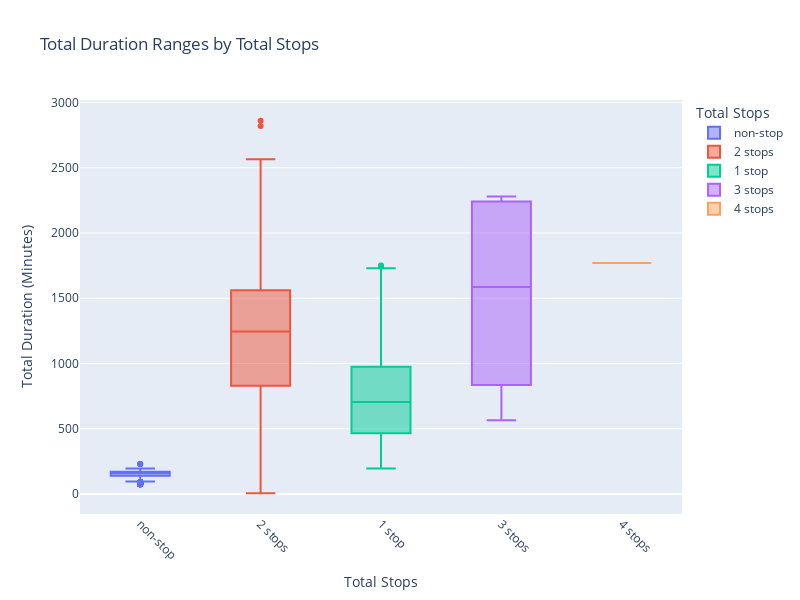

This figure's notebook cell:
### Markdown cell above
### Inference: Total Duration (Minutes) Ranges by Airline

#### Observation:
- **IndiGo**:
  - Focuses on domestic and regional routes, offering shorter and more consistent flight durations.
  - Has the smallest range, indicating a specialization in short-haul flights.

- **Air India**:
  - Operates both domestic and international routes, resulting in a wide range of flight durations, with some exceeding 2000 minutes.
  - This variability reflects its long-haul and multi-stop flight offerings.

- **Jet Airways**:
  - Offers a broad range of flight durations, with a higher median compared to low-cost carriers.
  - Likely serves both long-haul and multi-stop routes.

- **SpiceJet**:
  - Similar to IndiGo, it focuses on regional or domestic travel, providing shorter and consistent durations.

- **Multiple Carriers**:
  - Demonstrates a wide range of durations, reflecting a mix of short-haul and long-haul operations.

- **Vistara**:
  - Features longer durations with a wide range, likely due to its international and premium service routes.

- **Air Asia**:
  - Offers moderate durations, suggesting a mix of short and medium-haul flights.

- **TruJet**:
  - Specializes in short-haul domestic flights, with the shortest and most consistent durations.

#### Insight:
- Airlines such as **IndiGo**, **SpiceJet**, and **TruJet** prioritize time-sensitive travelers by focusing on efficient short-haul services.
- Carriers like **Air India**, **Jet Airways**, and **Vistara** cater to a diverse customer base with both long-haul and premium flight options, leading to greater variability in durations.
- The wide duration ranges observed in **Multiple Carriers** reflect their flexibility in offering both short and long-haul routes to meet varying customer needs.
- Outliers in duration for airlines like **Air India** and **Jet Airways** highlight occasional extended layovers or long-haul operations.

### Code cell
fig = px.box(data, x='Total_Stops', y='Total_Duration_minutes', color='Total_Stops', 
             title='Total Duration (Minutes) Ranges by Total Stops', 
             labels={'Total_Duration_minutes': 'Total Duration (Minutes)', 'Total_Stops': 'Total Stops'})

# Update layout to make the plot bigger
fig.update_layout(
    xaxis_title='Total Stops', 
    yaxis_title='Total Duration (Minutes)', 
    xaxis_tickangle=45,  # Rotate x-axis labels for better readability
    height=600,  # Increase height
    width=800,  # Increase width
    title="Total Duration Ranges by Total Stops"
)

fig.show()

### Figure 1 — Plotly figure (JSON) as saved in the notebook; plotly's stock layout.template omitted (floating-point values rounded to 4 significant figures; data arrays with more than 128 entries replaced by an {"elided": "..."} marker saying what was removed)
{"data": [{"alignmentgroup": "True", "hovertemplate": "Total Stops=%{x}<br>Total Duration (Minutes)=%{y}<extra></extra>", "legendgroup": "non-stop", "marker": {"color": "#636efa"}, "name": "non-stop", "notched": false, "offsetgroup": "non-stop", "orientation": "v", "showlegend": true, "type": "box", "x": {"elided": "3475 str values"}, "x0": " ", "xaxis": "x", "y": {"elided": "3475 int values"}, "y0": " ", "yaxis": "y"}, {"alignmentgroup": "True", "hovertemplate": "Total Stops=%{x}<br>Total Duration (Minutes)=%{y}<extra></extra>", "legendgroup": "2 stops", "marker": {"color": "#EF553B"}, "name": "2 stops", "notched": false, "offsetgroup": "2 stops", "orientation": "v", "showlegend": true, "type": "box", "x": {"elided": "1318 str values"}, "x0": " ", "xaxis": "x", "y": {"elided": "1318 int values"}, "y0": " ", "yaxis": "y"}, {"alignmentgroup": "True", "hovertemplate": "Total Stops=%{x}<br>Total Duration (Minutes)=%{y}<extra></extra>", "legendgroup": "1 stop", "marker": {"color": "#00cc96"}, "name": "1 stop", "notched": false, "offsetgroup": "1 stop", "orientation": "v", "showlegend": true, "type": "box", "x": {"elided": "5626 str values"}, "x0": " ", "xaxis": "x", "y": {"elided": "5626 int values"}, "y0": " ", "yaxis": "y"}, {"alignmentgroup": "True", "hovertemplate": "Total Stops=%{x}<br>Total Duration (Minutes)=%{y}<extra></extra>", "legendgroup": "3 stops", "marker": {"color": "#ab63fa"}, "name": "3 stops", "notched": false, "offsetgroup": "3 stops", "orientation": "v", "showlegend": true, "type": "box", "x": ["3 stops", "3 stops", "3 stops", "3 stops", "3 stops", "3 stops", "3 stops", "3 stops", "3 stops", "3 stops", "3 stops", "3 stops", "3 stops", "3 stops", "3 stops", "3 stops", "3 stops", "3 stops", "3 stops", "3 stops", "3 stops", "3 stops", "3 stops", "3 stops", "3 stops", "3 stops", "3 stops", "3 stops", "3 stops", "3 stops", "3 stops", "3 stops", "3 stops", "3 stops", "3 stops", "3 stops", "3 stops", "3 stops", "3 stops", "3 stops", "3 stops", "3 stops", "3 stops"], "x0": " ", "xaxis": "x", "y": [1585, 2115, 1585, 1825, 2280, 1775, 565, 2280, 1480, 1470, 565, 1470, 565, 2120, 805, 835, 2280, 1175, 2280, 2280, 2280, 565, 1830, 685, 835, 715, 1040, 1585, 835, 2115, 805, 1585, 1650, 565, 2280, 2280, 805, 2280, 2280, 1355, 1470, 1620, 2280], "y0": " ", "yaxis": "y"}, {"alignmentgroup": "True", "hovertemplate": "Total Stops=%{x}<br>Total Duration (Minutes)=%{y}<extra></extra>", "legendgroup": "4 stops", "marker": {"color": "#FFA15A"}, "name": "4 stops", "notched": false, "offsetgroup": "4 stops", "orientation": "v", "showlegend": true, "type": "box", "x": ["4 stops"], "x0": " ", "xaxis": "x", "y": [1770], "y0": " ", "yaxis": "y"}], "layout": {"boxmode": "overlay", "height": 600, "legend": {"title": {"text": "Total Stops"}, "tracegroupgap": 0}, "title": {"text": "Total Duration Ranges by Total Stops"}, "width": 800, "xaxis": {"anchor": "y", "autorange": true, "categoryarray": ["non-stop", "2 stops", "1 stop", "3 stops", "4 stops"], "categoryorder": "array", "domain": [0, 1], "range": [-0.5, 4.5], "tickangle": 45, "title": {"text": "Total Stops"}, "type": "category"}, "yaxis": {"anchor": "x", "autorange": true, "domain": [0, 1], "range": [-153.6, 3019.0], "title": {"text": "Total Duration (Minutes)"}, "type": "linear"}}}
